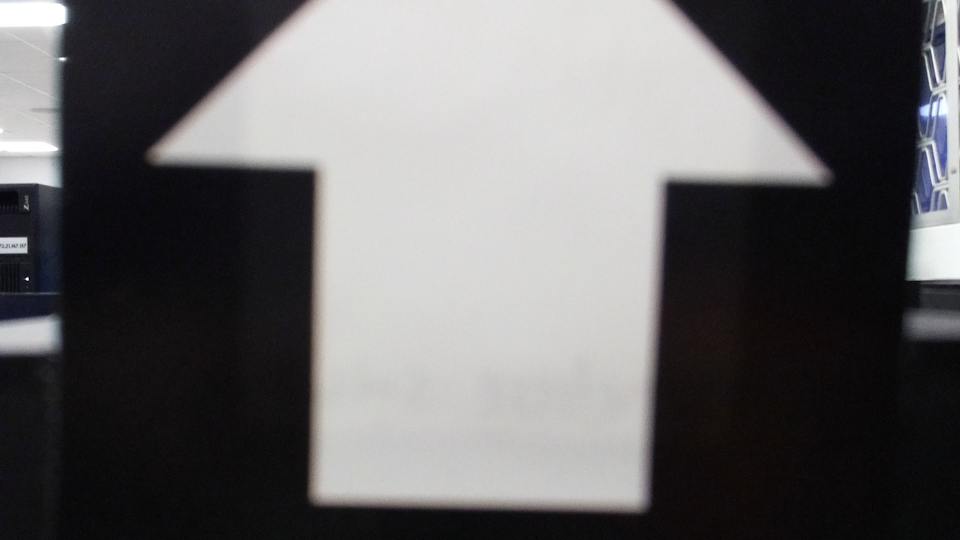
#> input picture rpi/fixed_length/image10cm.jpg, 1920 x 1080 px, given in place of the camera (shown at 1/2 size)
$ python 'template match video.py'
#> lines starting #> are read from the running program, lines starting #| are printed output that depends on the picture; long printed decimals are rounded
import cv2
import numpy as np
from matplotlib import pyplot as plt

#template = cv2.cvtColor(template, cv2.COLOR_BGR2GRAY) #imread,0 is B/W.
oriImages=[]
testimages=[]
threshold = 0.75

cam=cv2.VideoCapture(0)
cam.set(3,1280)
cam.set(4,720)

while True:
    ret, tImg = cam.read()
#> tImg is the input picture: shape (1080, 1920, 3); mean B, G, R 102, 101, 102.3
    colortImg = tImg.copy()
    #tImg = cv2.resize(tImg, (0,0), fx=0.2, fy=0.2)
    tImg = cv2.cvtColor(tImg,cv2.COLOR_BGR2GRAY)
#> tImg: shape (1080, 1920)
    tImg = cv2.blur(tImg, (7,7))
    #tImg = cv2.Canny(tImg,200,450)

    template = cv2.imread('arrow.jpg', 0)
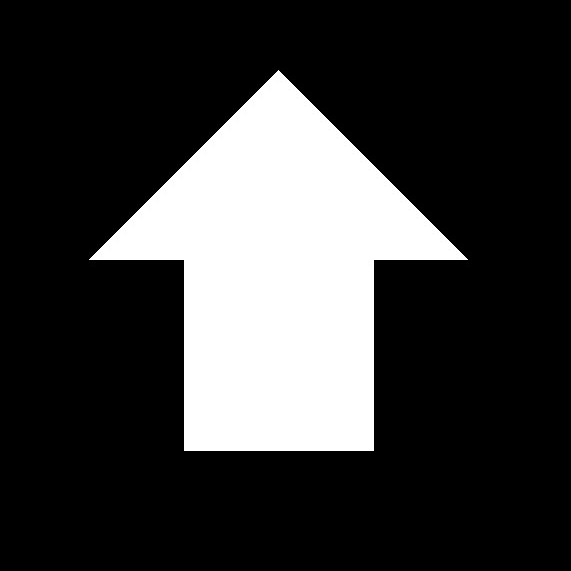
#> input picture rpi/arrow.jpg, 571 x 571 px
#> template is the input picture: shape (571, 571); min 0, max 255, mean 56.6
    template = cv2.resize(template, (0,0), fx=0.3, fy=0.3)
#> template: shape (171, 171)
    template = cv2.blur(template, (7,7)) #max 7,7
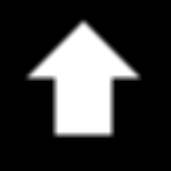
#> template: shape (171, 171); min 0, max 255, mean 56.7
    #template = cv2.Canny(template,200,400)
    w, h = template.shape[::-1]
#> w = 171; h = 171


    res = cv2.matchTemplate(tImg,template,cv2.TM_CCOEFF_NORMED)
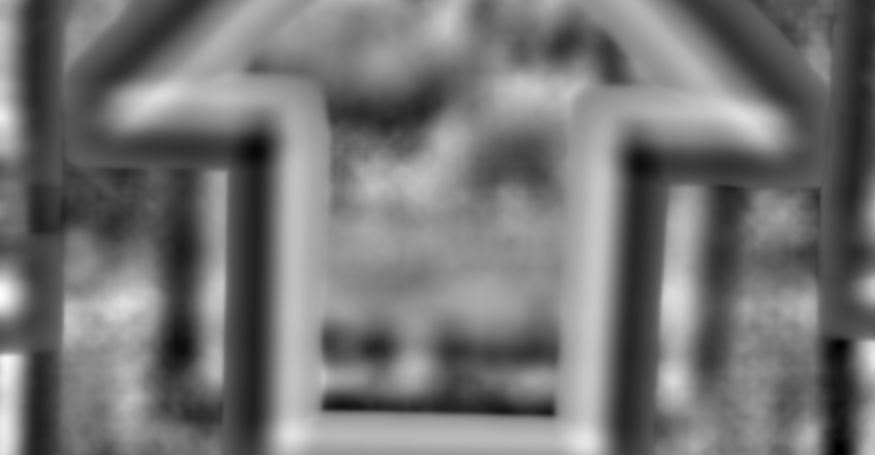
#> res: shape (910, 1750) float32 (shown at 1/2 size); min -0.469, max 0.555, mean 0.000145; drawn with min black and max white
    min_val, max_val, min_loc, max_loc = cv2.minMaxLoc(res)
#> min_val = -0.469; max_val = 0.555; min_loc = (1678, 897); max_loc = (0, 590)
    print(min_val,max_val)
#| -0.4694 0.5546
    if max_val < threshold :
        print("did not hit threshold")

    loc = np.where(res >= threshold)
#> loc = (empty array, empty array)
    for pt in zip(*loc[::-1]):
        cv2.rectangle(tImg, pt, (pt[0] + w, pt[1] + h), 255, 5)
#> this loop made 0 passes

    cv2.imshow('result', tImg)
    cv2.waitKey(1)
